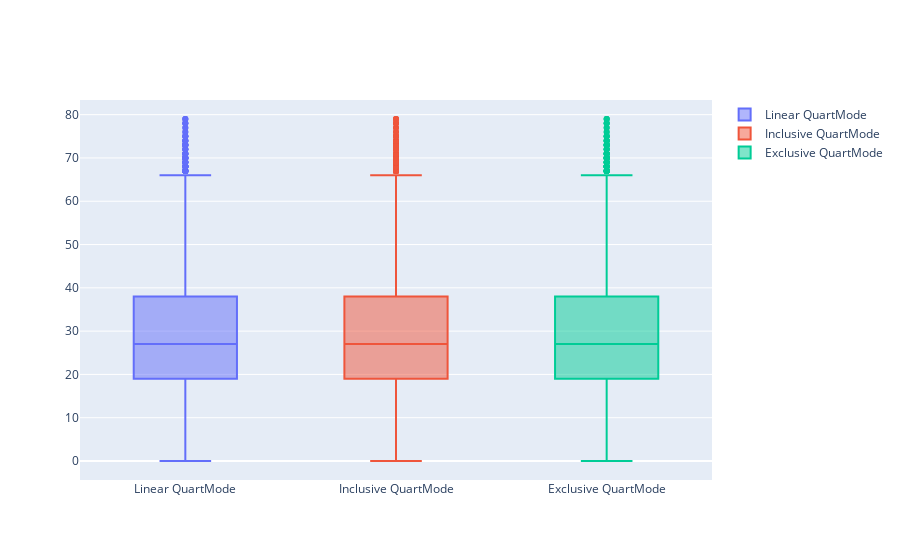

Notebook code for this chart:
### Code cell
import plotly.graph_objects as go

fig = go.Figure()
fig.add_trace(go.Box(y=train['Age'], quartilemethod='linear', name='Linear QuartMode'))
fig.add_trace(go.Box(y=train['Age'], quartilemethod='inclusive', name='Inclusive QuartMode'))
fig.add_trace(go.Box(y=train['Age'], quartilemethod='exclusive', name='Exclusive QuartMode'))

fig.show()

### Figure 1 — Plotly figure (JSON) as saved in the notebook; plotly's stock layout.template omitted (floating-point values rounded to 4 significant figures; data arrays with more than 128 entries replaced by an {"elided": "..."} marker saying what was removed)
{"data": [{"name": "Linear QuartMode", "quartilemethod": "linear", "y": {"elided": "8693 int values"}, "type": "box"}, {"name": "Inclusive QuartMode", "quartilemethod": "inclusive", "y": {"elided": "8693 int values"}, "type": "box"}, {"name": "Exclusive QuartMode", "quartilemethod": "exclusive", "y": {"elided": "8693 int values"}, "type": "box"}], "layout": {"xaxis": {"type": "category", "range": [-0.5, 2.5], "autorange": true}, "yaxis": {"type": "linear", "range": [-4.389, 83.39], "autorange": true}, "autosize": true}}
